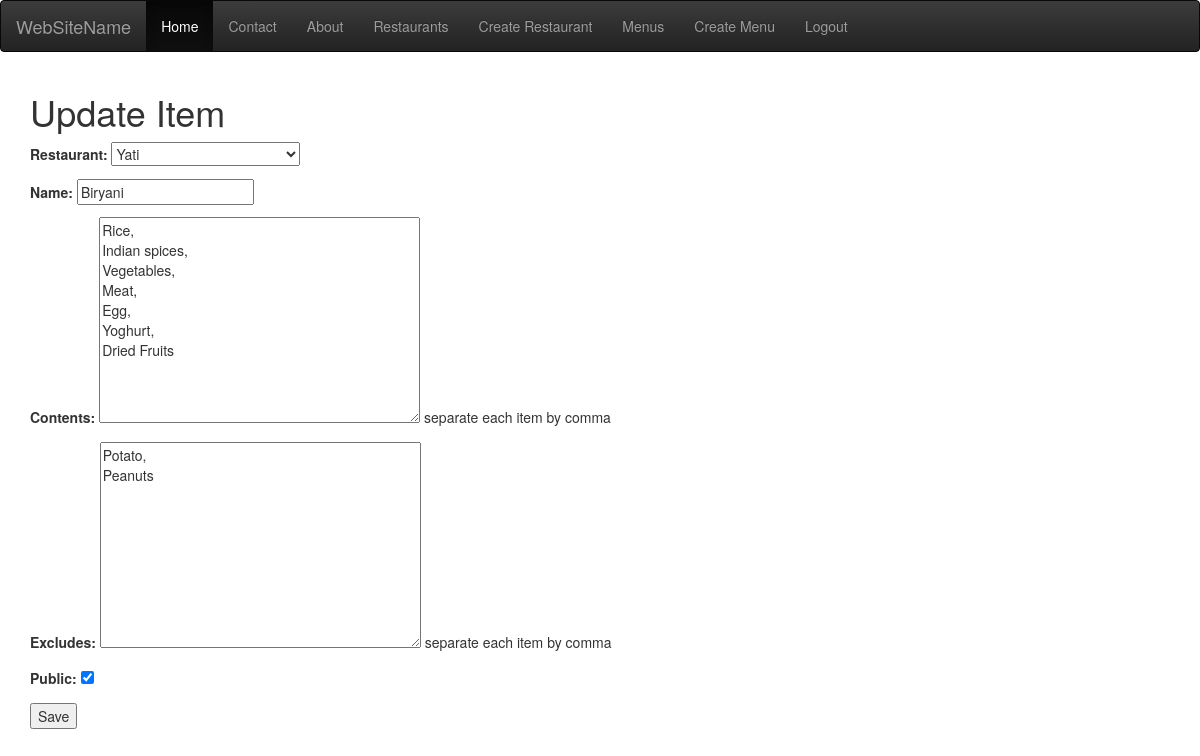
The page /items/1/edit/ (signed in) on the database its author committed.
### menus/models.py (models this page shows, shortened)
class Item(models.Model):
    user = models.ForeignKey(settings.AUTH_USER_MODEL)
    restaurant = models.ForeignKey(RestaurantLocation)
    name = models.CharField(max_length=120)
    contents = models.TextField(help_text='separate each item by comma')
    excludes = models.TextField(blank=True, null=True, help_text='separate each item by comma')
    public = models.BooleanField(default=True)
    timestamp = models.DateTimeField(auto_now_add=True)
    updated = models.DateTimeField(auto_now=True)
    class Meta:
        ordering = ['-updated', '-timestamp']

### restaurants/models.py (models this page shows, shortened)
class RestaurantLocation(models.Model):
    owner = models.ForeignKey(User)
    name = models.CharField(max_length=120)
    location = models.CharField(max_length=120, null=True, blank=True)
    category = models.CharField(max_length=120, null=True, blank=True)
    timestamp = models.DateTimeField(auto_now_add=True)
    updated = models.DateTimeField(auto_now=True)
    slug = models.SlugField(null=True, blank=True)
    objects = RestaurantLocationManager()
    def __str__(self):
        return self.name

### menus/views.py (the view)
# urls.py: url(r'^(?P<pk>\d+)/edit/$', ItemUpdateView.as_view(), name='edit'),
class ItemUpdateView(LoginRequiredMixin, UpdateView):
    form_class = ItemForm
    template_name = 'form.html'
    def get_queryset(self):
        return Item.objects.filter(user=self.request.user)
    def get_form_kwargs(self):
        kwargs = super(ItemUpdateView, self).get_form_kwargs()
        kwargs['user'] = self.request.user
        return kwargs
    def get_context_data(self, *args, **kwargs):
        context = super(ItemUpdateView, self).get_context_data(*args, **kwargs)
        context['title'] = 'Update Item'
        return context

### menus/forms.py
class ItemForm(forms.ModelForm):
    class Meta:
        model = Item
        fields = [
            'restaurant',
            'name',
            'contents',
            'excludes',
            'public'
        ]
    def __init__(self, user=None, *args, **kwargs):
        super(ItemForm, self).__init__(*args, **kwargs)
        print(self.fields['restaurant'])
        self.fields['restaurant'].queryset = RestaurantLocation.objects.filter(owner=user)

### restaurants/models.py (called while the page is built)
    def get_queryset(self):
        return RestaurantLocationQuerySet(self.model, using=self._db)

### templates/form.html (shortened to what this page needs)
{% extends 'base.html' %}
{% block content %}
    <h1>{{ title }}</h1>
    <form action="" method="post">
        {{ form.as_p }}
        <input type="submit" value="Save">
    </form>
{% endblock content %}

### rows shown on the page
Item: restaurant "Yati", contents "Rice, Indian spices, Vegetables, Meat, Egg, Yoghurt, Dried Fruits", excludes "Potato, Peanuts", public "☑"
RestaurantLocation: name "Biryani"

### other values the page prints
{{ title }} "Update Item"
